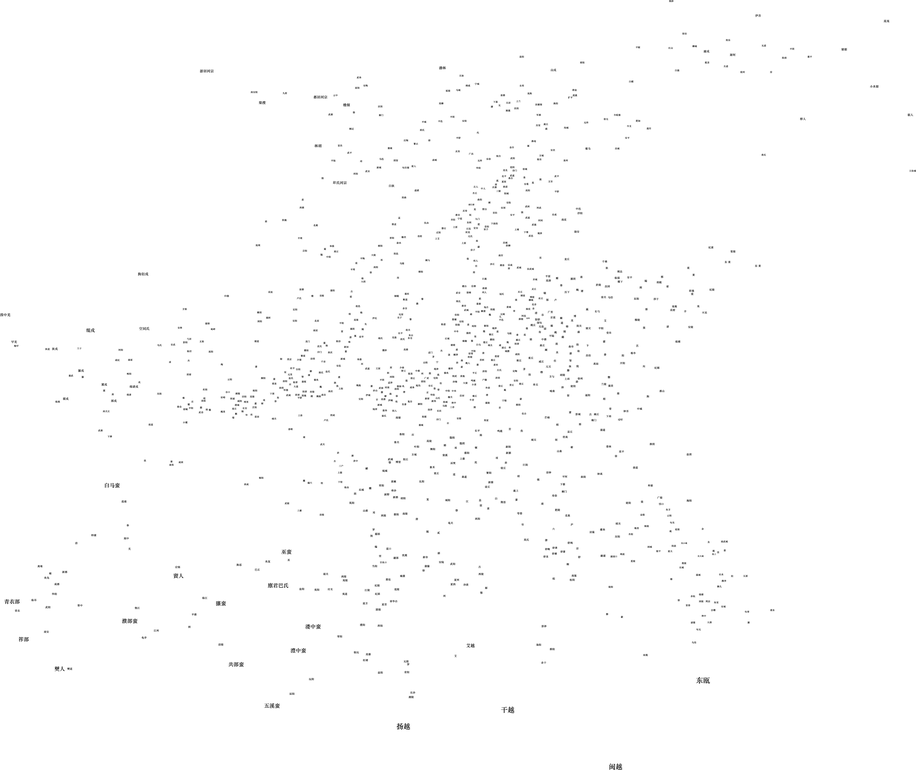
#> input picture 城池名称.png, 916 x 770 px, shrunk from 8375 x 7039 before the run, found by its file name
$ python count_labels.py
#> lines starting #> are read from the running program, lines starting #| are printed output that depends on the picture
# -*- coding: utf-8 -*-
"""统计名称层里到底有多少个「地名标签」（字块按水平邻近合并成词）。"""
from pathlib import Path

import numpy as np
from PIL import Image

ROOT = Path(r"D:\Files\HUST_OFFLINE\ds工作站\战国演义数据台")
a = np.asarray(Image.open(ROOT / "assets" / "source" / "城池名称.png").convert("RGBA"))[:, :, 3] > 0
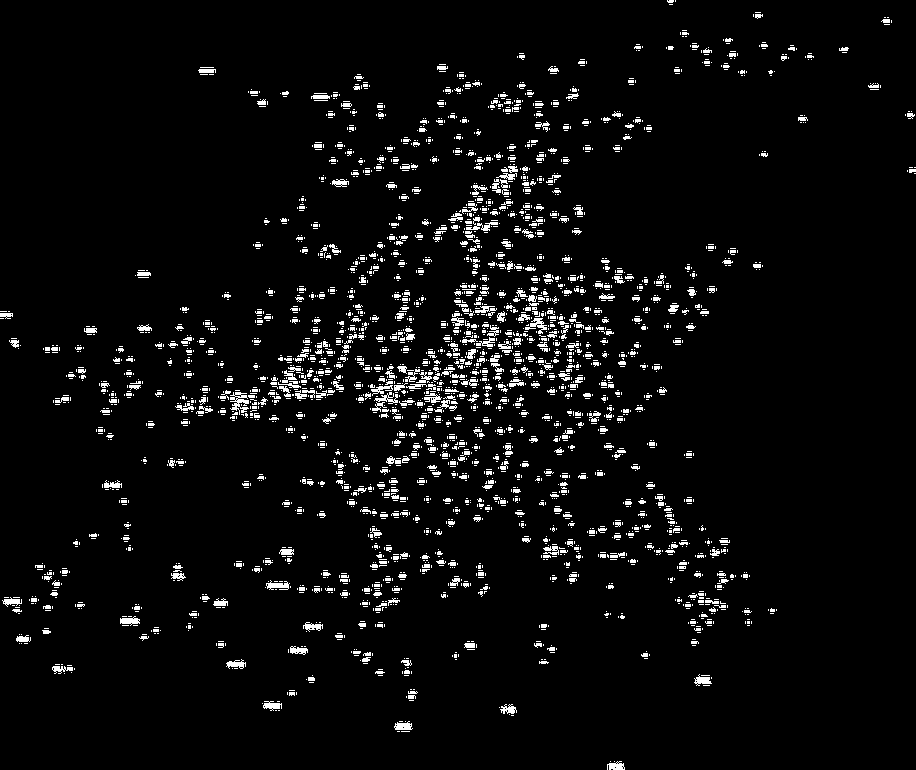
#> a: shape (770, 916) bool; 4.4% white in thin lines or dots
H, W = a.shape
#> H = 770; W = 916
print("ink px", int(a.sum()))
#| ink px 31140

runs = []
for y in range(H):
    row = a[y]
    if not row.any():
        continue
    d = np.diff(np.concatenate(([0], row.astype(np.int8), [0])))
    st = np.where(d == 1)[0]
    en = np.where(d == -1)[0]
    for s, e in zip(st, en):
        runs.append((y, int(s), int(e)))
#> this loop made 770 passes
#> (st, en) on passes 1 to 3: ([667, 669, 675], [668, 674, 676]), ([667, 675], [674, 676]), ([668], [673])
#> after the loop, runs = 9497 items, first 6: (0, 667, 668), (0, 669, 674), (0, 675, 676), (1, 667, 674), (1, 675, 676), (2, 668, 673)

parent = list(range(len(runs)))
#> parent = 9497 values from 0 to 9496


def find(x):
    while parent[x] != x:
        parent[x] = parent[parent[x]]
        x = parent[x]
    return x


def union(x, y):
    rx, ry = find(x), find(y)
    if rx != ry:
        parent[ry] = rx


by_row = {}
for i, (y, x0, x1) in enumerate(runs):
    by_row.setdefault(y, []).append(i)
#> this loop made 9497 passes
#> after the loop, by_row = 711 items

for y in range(1, H):
    cur = by_row.get(y, [])
    prev = by_row.get(y - 1, [])
    i = j = 0
    while i < len(cur) and j < len(prev):
        _, cx0, cx1 = runs[cur[i]]
        _, px0, px1 = runs[prev[j]]
        if cx0 < px1 + 1 and px0 < cx1 + 1:      # 允许 1px 对角连接
            union(cur[i], prev[j])
        if cx1 < px1:
            i += 1
        else:
            j += 1
#> this loop made 769 passes
#> (cur, prev) on passes 1, 2, 15: ([3, 4], [0, 1, 2]), ([5], [3, 4]), ([11, 12], [8, 9, 10])

agg = {}
for i, (y, x0, x1) in enumerate(runs):
    r = find(i)
    rec = agg.get(r)
    if rec is None:
        agg[r] = [x0, y, x1, y]
    else:
        rec[0] = min(rec[0], x0); rec[1] = min(rec[1], y)
        rec[2] = max(rec[2], x1); rec[3] = max(rec[3], y)
#> this loop made 9497 passes
#> r on passes 61 to 63: 67, 85, 62
#> after the loop, agg = 3560 items

glyphs = [(b[0], b[1], b[2], b[3]) for b in agg.values()]
#> glyphs = 3560 items, first 6: (667, 0, 674, 2), (675, 0, 676, 1), (669, 4, 673, 4), (755, 12, 761, 12), (753, 14, 754, 16), (755, 14, 763, 18)
print("glyph components", len(glyphs))
#| glyph components 3560

# 按行分组后水平合并成词
glyphs.sort(key=lambda g: (g[1] // 12, g[0]))
words = []
for g in glyphs:
    x0, y0, x1, y1 = g
    merged = False
    for w in words:
        wx0, wy0, wx1, wy1 = w
        if not (y1 < wy0 - 2 or y0 > wy1 + 2):
            gap = max(x0 - wx1, wx0 - x1)
            if gap <= 9:
                w[0] = min(wx0, x0); w[1] = min(wy0, y0)
                w[2] = max(wx1, x1); w[3] = max(wy1, y1)
                merged = True
                break
    if not merged:
        words.append([x0, y0, x1, y1])
#> this loop made 3560 passes
#> g on passes 21 to 23: (685, 36, 687, 36), (690, 45, 691, 46), (692, 43, 697, 43)

print("word blocks", len(words))
#| word blocks 325
from collections import Counter
lens = Counter()
for x0, y0, x1, y1 in words:
    lens[round((x1 - x0 + 1) / 21)] += 1
#> this loop made 325 passes
#> (x0, y0, x1, y1) on passes 1 to 3: (667, 0, 676, 4), (753, 12, 763, 18), (881, 17, 892, 24)
print("approx chars per word:", sorted(lens.items()))
#| approx chars per word: [(0, 152), (1, 136), (2, 23), (3, 7), (4, 3), (5, 1), (6, 1), (8, 1), (19, 1)]

$ run again, with 城池.png copied over 城池名称.png
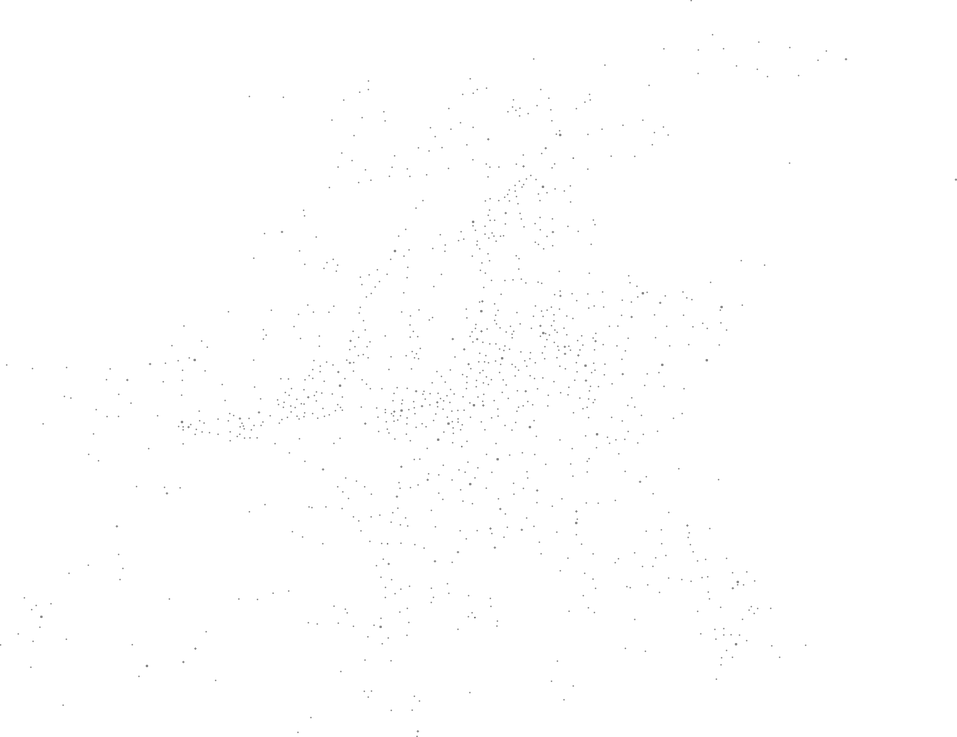
#> input picture 城池.png, 957 x 737 px, shrunk from 8277 x 6371 before the run, found by its file name
#> `a = np.asarray(Image.open(ROOT / "assets" / "source" / "城池名称.png").con..`:
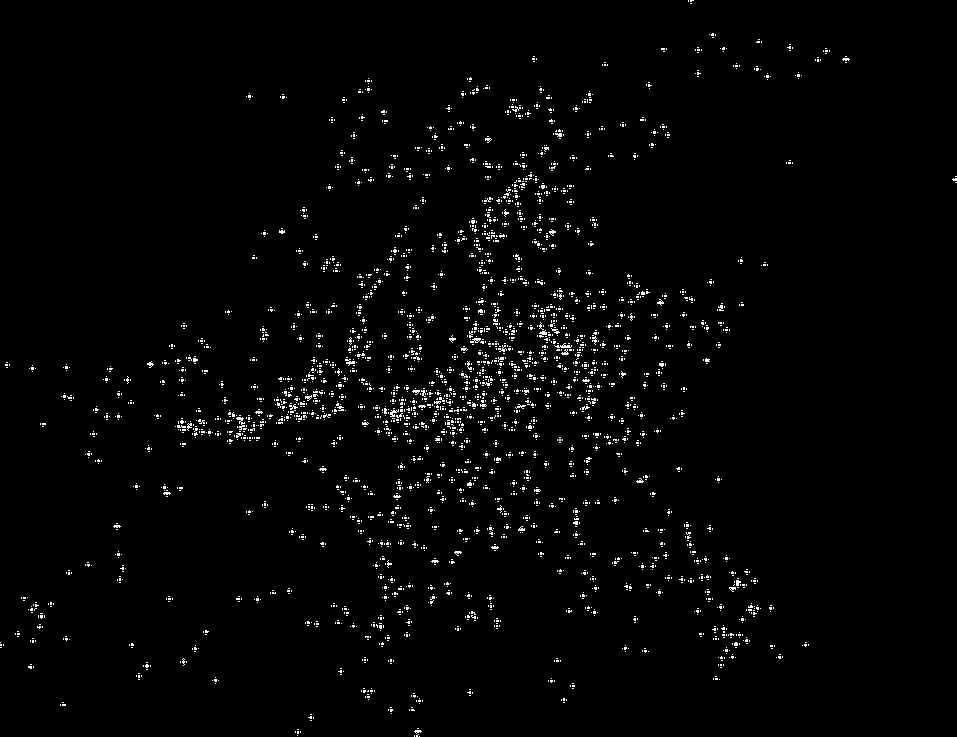
#> a: shape (737, 957) bool; 1.9% white in thin lines or dots
#| ink px 13218
#> the loop `for y in range(H):` made 737 passes
#> (st, en) on passes 1, 2, 4: ([688, 690], [689, 694]), ([688, 690], [689, 692]), ([690], [692])
#> after the loop `for y in range(H):`: runs = 7032 items, first 6: (0, 688, 689), (0, 690, 694), (1, 688, 689), (1, 690, 692), (3, 690, 692), (33, 712, 714)
#> parent = 7032 values from 0 to 7031
#> the loop `for i, (y, x0, x1) in enumerate(runs):` made 7032 passes
#> after the loop `for i, (y, x0, x1) in enumerate(runs):`: by_row = 681 items
#> the loop `for y in range(1, H):` made 736 passes
#> (cur, prev) on passes 1, 34, 35: ([2, 3], [0, 1]), ([6, 7, 8], [5]), ([9, 10], [6, 7, 8])
#> the loop `for i, (y, x0, x1) in enumerate(runs):` made 7032 passes
#> r on passes 61 to 63: 70, 65, 68
#> after the loop `for i, (y, x0, x1) in enumerate(runs):`: agg = 3794 items
#> glyphs = 3794 items, first 6: (688, 0, 689, 1), (690, 0, 694, 1), (690, 3, 692, 3), (711, 33, 714, 35), (709, 34, 710, 34), (715, 34, 716, 35)
#| glyph components 3794
#> the loop `for g in glyphs:` made 3794 passes
#| word blocks 472
#> the loop `for x0, y0, x1, y1 in words:` made 472 passes
#> (x0, y0, x1, y1) on passes 1 to 3: (688, 0, 694, 3), (709, 33, 716, 37), (695, 47, 702, 52)
#| approx chars per word: [(0, 351), (1, 94), (2, 17), (3, 5), (4, 1), (5, 1), (6, 1), (9, 1), (12, 1)]
